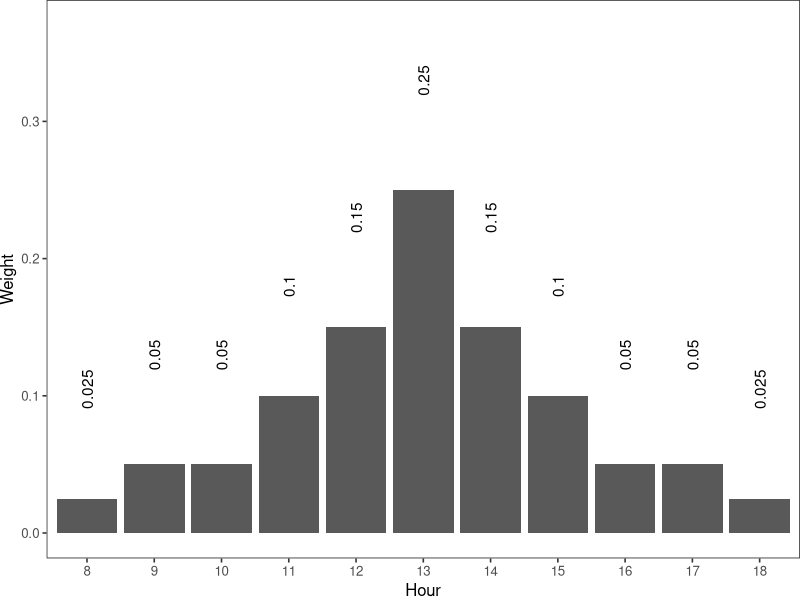

Here is the R script that generated this plot:
#!/usr/bin/Rscript
library(tidyverse)

df.weights = tibble(
  Hour = c(8, 9, 10, 11, 12, 13, 14, 15, 16, 17, 18),
  Weight = c(0.025, 0.05, 0.05, 0.1, 0.15, 0.25, 0.15, 0.1, 0.05, 0.05, 0.025)
)

p <- df.weights %>%
  mutate(Hour = as.factor(Hour)) %>%
  ggplot(aes(x = Hour, y = Weight)) +
  geom_col() +
  geom_text(aes(label = Weight, angle = 90), nudge_y = 0.08) +
  theme_bw(base_size = 12) +
    theme(
      plot.margin = unit(c(0,0,0,0), "cm"),
      legend.spacing = unit(0, "mm"),
      panel.grid = element_blank(),
      legend.position = "none",
      legend.justification = "left",
      legend.box.spacing = unit(0, "pt"),
      legend.box.margin = margin(0,0,0,0),
      legend.title = element_blank()
    ) +
    xlab('Hour') +
    ylab('Weight') +
    ylim(0, 0.37)

ggsave('./mtk-weights.pdf', plot = p, width = 4.5, height = 1.5)
